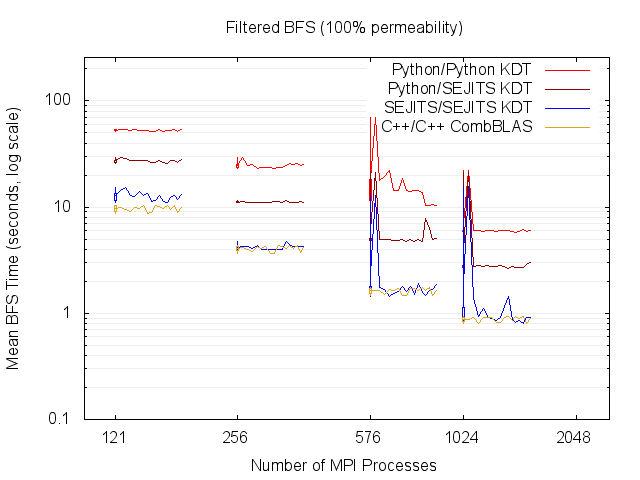

Source code (gnuplot):
set title "Filtered BFS (100% permeability)"
set terminal png
set output "gnuplot_filtergrid_100_hopper.png"

set datafile missing "-"

set xrange [100:2500]
set yrange [0.1:256]
set logscale y
set logscale x
set grid ytics mytics lt 1 lc rgb "#EEEEEE"
set xlabel 'Number of MPI Processes'
set ylabel 'Mean BFS Time (seconds, log scale)'
set xtics ('256' 256, '121' 121, '2048' 2048, '576' 576, '1024' 1024)
plot\
 "gnuplot_filtergrid_100_hopper.dat" every ::1 using 1:5:3:4:6 title '' ps 0 lc rgb '#FF0000' with candlesticks,\
 "gnuplot_filtergrid_100_hopper.dat" every ::1 using 1:($2) title 'Python/Python KDT' lc rgb '#FF0000' with lines,\
 "gnuplot_filtergrid_100_hopper.dat" every ::1 using 1:10:8:9:11 title '' ps 0 lc rgb '#8B0000' with candlesticks,\
 "gnuplot_filtergrid_100_hopper.dat" every ::1 using 1:($7) title 'Python/SEJITS KDT' lc rgb '#8B0000' with lines,\
 "gnuplot_filtergrid_100_hopper.dat" every ::1 using 1:15:13:14:16 title '' ps 0 lc rgb '#0000FF' with candlesticks,\
 "gnuplot_filtergrid_100_hopper.dat" every ::1 using 1:($12) title 'SEJITS/SEJITS KDT' lc rgb '#0000FF' with lines,\
 "gnuplot_filtergrid_100_hopper.dat" every ::1 using 1:20:18:19:21 title '' ps 0 lc rgb '#DAA520' with candlesticks,\
 "gnuplot_filtergrid_100_hopper.dat" every ::1 using 1:($17) title 'C++/C++ CombBLAS' lc rgb '#DAA520' with lines
